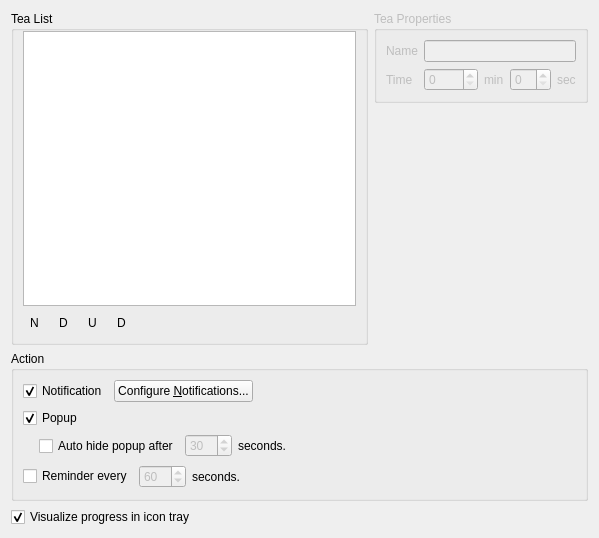
<ui version="4.0" >
 <class>SettingsWidget</class>
 <widget class="QWidget" name="SettingsWidget" >
  <property name="geometry" >
   <rect>
    <x>0</x>
    <y>0</y>
    <width>599</width>
    <height>538</height>
   </rect>
  </property>
  <property name="windowTitle" >
   <string>Form</string>
  </property>
  <layout class="QGridLayout" >
   <item rowspan="2" row="0" column="0" >
    <widget class="KButtonGroup" name="kbuttongroup1" >
     <property name="title" >
      <string>Tea List</string>
     </property>
     <layout class="QVBoxLayout" >
      <property name="topMargin" >
       <number>0</number>
      </property>
      <item>
       <widget class="QTreeView" name="tealistTreeView" >
        <property name="rootIsDecorated" >
         <bool>false</bool>
        </property>
        <property name="itemsExpandable" >
         <bool>false</bool>
        </property>
       </widget>
      </item>
      <item>
       <layout class="QHBoxLayout" >
        <item>
         <widget class="QToolButton" name="newButton" >
          <property name="text" >
           <string>N</string>
          </property>
          <property name="icon" >
           <iconset/>
          </property>
          <property name="autoRaise" >
           <bool>true</bool>
          </property>
         </widget>
        </item>
        <item>
         <widget class="QToolButton" name="removeButton" >
          <property name="enabled" >
           <bool>true</bool>
          </property>
          <property name="text" >
           <string>D</string>
          </property>
          <property name="autoRaise" >
           <bool>true</bool>
          </property>
         </widget>
        </item>
        <item>
         <widget class="QToolButton" name="upButton" >
          <property name="enabled" >
           <bool>true</bool>
          </property>
          <property name="text" >
           <string>U</string>
          </property>
          <property name="autoRaise" >
           <bool>true</bool>
          </property>
         </widget>
        </item>
        <item>
         <widget class="QToolButton" name="downButton" >
          <property name="enabled" >
           <bool>true</bool>
          </property>
          <property name="autoFillBackground" >
           <bool>false</bool>
          </property>
          <property name="text" >
           <string>D</string>
          </property>
          <property name="icon" >
           <iconset/>
          </property>
          <property name="autoRaise" >
           <bool>true</bool>
          </property>
         </widget>
        </item>
        <item>
         <spacer>
          <property name="orientation" >
           <enum>Qt::Horizontal</enum>
          </property>
          <property name="sizeHint" >
           <size>
            <width>1</width>
            <height>20</height>
           </size>
          </property>
         </spacer>
        </item>
       </layout>
      </item>
     </layout>
    </widget>
   </item>
   <item row="0" column="1" >
    <widget class="QGroupBox" name="teaPropertiesGroup" >
     <property name="enabled" >
      <bool>false</bool>
     </property>
     <property name="title" >
      <string>Tea Properties</string>
     </property>
     <layout class="QGridLayout" >
      <item row="0" column="0" >
       <widget class="QLabel" name="label" >
        <property name="text" >
         <string>Name</string>
        </property>
       </widget>
      </item>
      <item row="0" column="1" colspan="4" >
       <widget class="QLineEdit" name="teaNameEdit" >
        <property name="enabled" >
         <bool>false</bool>
        </property>
       </widget>
      </item>
      <item row="1" column="0" >
       <widget class="QLabel" name="label_7" >
        <property name="text" >
         <string>Time</string>
        </property>
       </widget>
      </item>
      <item row="1" column="1" >
       <widget class="QSpinBox" name="minutesSpin" >
        <property name="enabled" >
         <bool>false</bool>
        </property>
        <property name="maximum" >
         <number>1440</number>
        </property>
       </widget>
      </item>
      <item row="1" column="2" >
       <widget class="QLabel" name="label_3" >
        <property name="text" >
         <string>min</string>
        </property>
       </widget>
      </item>
      <item row="1" column="3" >
       <widget class="QSpinBox" name="secondsSpin" >
        <property name="enabled" >
         <bool>false</bool>
        </property>
        <property name="maximum" >
         <number>59</number>
        </property>
       </widget>
      </item>
      <item row="1" column="4" >
       <widget class="QLabel" name="label_4" >
        <property name="text" >
         <string>sec</string>
        </property>
       </widget>
      </item>
     </layout>
    </widget>
   </item>
   <item row="1" column="1" >
    <spacer>
     <property name="orientation" >
      <enum>Qt::Vertical</enum>
     </property>
     <property name="sizeHint" >
      <size>
       <width>21</width>
       <height>81</height>
      </size>
     </property>
    </spacer>
   </item>
   <item row="2" column="0" colspan="2" >
    <widget class="KButtonGroup" name="kbuttongroup2" >
     <property name="title" >
      <string>Action</string>
     </property>
     <layout class="QVBoxLayout" >
      <item>
       <layout class="QHBoxLayout" >
        <item>
         <widget class="QCheckBox" name="notificationCheckBox" >
          <property name="text" >
           <string>Notification</string>
          </property>
          <property name="checked" >
           <bool>true</bool>
          </property>
         </widget>
        </item>
        <item>
         <widget class="KPushButton" name="notificationButton" >
          <property name="enabled" >
           <bool>true</bool>
          </property>
          <property name="text" >
           <string>Configure &amp;Notifications...</string>
          </property>
          <property name="default" >
           <bool>false</bool>
          </property>
          <property name="flat" >
           <bool>false</bool>
          </property>
         </widget>
        </item>
        <item>
         <spacer>
          <property name="orientation" >
           <enum>Qt::Horizontal</enum>
          </property>
          <property name="sizeHint" >
           <size>
            <width>1</width>
            <height>20</height>
           </size>
          </property>
         </spacer>
        </item>
       </layout>
      </item>
      <item>
       <widget class="QCheckBox" name="popupCheckBox" >
        <property name="text" >
         <string>Popup</string>
        </property>
        <property name="checked" >
         <bool>true</bool>
        </property>
       </widget>
      </item>
      <item>
       <layout class="QHBoxLayout" >
        <item>
         <spacer>
          <property name="orientation" >
           <enum>Qt::Horizontal</enum>
          </property>
          <property name="sizeType" >
           <enum>QSizePolicy::Fixed</enum>
          </property>
          <property name="sizeHint" >
           <size>
            <width>16</width>
            <height>20</height>
           </size>
          </property>
         </spacer>
        </item>
        <item>
         <widget class="QCheckBox" name="autohideCheckBox" >
          <property name="enabled" >
           <bool>true</bool>
          </property>
          <property name="text" >
           <string>Auto hide popup after</string>
          </property>
          <property name="checked" >
           <bool>false</bool>
          </property>
         </widget>
        </item>
        <item>
         <widget class="QSpinBox" name="autohideSpinBox" >
          <property name="enabled" >
           <bool>false</bool>
          </property>
          <property name="minimum" >
           <number>1</number>
          </property>
          <property name="maximum" >
           <number>300</number>
          </property>
          <property name="value" >
           <number>30</number>
          </property>
         </widget>
        </item>
        <item>
         <widget class="QLabel" name="label_6" >
          <property name="text" >
           <string>seconds.</string>
          </property>
         </widget>
        </item>
        <item>
         <spacer>
          <property name="orientation" >
           <enum>Qt::Horizontal</enum>
          </property>
          <property name="sizeHint" >
           <size>
            <width>151</width>
            <height>24</height>
           </size>
          </property>
         </spacer>
        </item>
       </layout>
      </item>
      <item>
       <layout class="QHBoxLayout" >
        <item>
         <widget class="QCheckBox" name="reminderCheckBox" >
          <property name="text" >
           <string>Reminder every</string>
          </property>
         </widget>
        </item>
        <item>
         <widget class="QSpinBox" name="reminderSpinBox" >
          <property name="enabled" >
           <bool>false</bool>
          </property>
          <property name="minimum" >
           <number>1</number>
          </property>
          <property name="maximum" >
           <number>300</number>
          </property>
          <property name="value" >
           <number>60</number>
          </property>
         </widget>
        </item>
        <item>
         <widget class="QLabel" name="label_9" >
          <property name="text" >
           <string>seconds.</string>
          </property>
         </widget>
        </item>
        <item>
         <spacer>
          <property name="orientation" >
           <enum>Qt::Horizontal</enum>
          </property>
          <property name="sizeHint" >
           <size>
            <width>181</width>
            <height>25</height>
           </size>
          </property>
         </spacer>
        </item>
       </layout>
      </item>
      <item>
       <layout class="QHBoxLayout" />
      </item>
     </layout>
    </widget>
   </item>
   <item row="3" column="0" colspan="2" >
    <widget class="QCheckBox" name="visualizeCheckBox" >
     <property name="text" >
      <string>Visualize progress in icon tray</string>
     </property>
     <property name="checked" >
      <bool>true</bool>
     </property>
    </widget>
   </item>
  </layout>
 </widget>
 <customwidgets>
  <customwidget>
   <class>KButtonGroup</class>
   <extends>QGroupBox</extends>
   <header>kbuttongroup.h</header>
   <container>1</container>
  </customwidget>
  <customwidget>
   <class>KPushButton</class>
   <extends>QPushButton</extends>
   <header>kpushbutton.h</header>
  </customwidget>
 </customwidgets>
 <resources/>
 <connections>
  <connection>
   <sender>notificationCheckBox</sender>
   <signal>toggled(bool)</signal>
   <receiver>notificationButton</receiver>
   <slot>setEnabled(bool)</slot>
   <hints>
    <hint type="sourcelabel" >
     <x>88</x>
     <y>303</y>
    </hint>
    <hint type="destinationlabel" >
     <x>314</x>
     <y>300</y>
    </hint>
   </hints>
  </connection>
  <connection>
   <sender>autohideCheckBox</sender>
   <signal>toggled(bool)</signal>
   <receiver>autohideSpinBox</receiver>
   <slot>setEnabled(bool)</slot>
   <hints>
    <hint type="sourcelabel" >
     <x>222</x>
     <y>368</y>
    </hint>
    <hint type="destinationlabel" >
     <x>283</x>
     <y>367</y>
    </hint>
   </hints>
  </connection>
  <connection>
   <sender>reminderCheckBox</sender>
   <signal>toggled(bool)</signal>
   <receiver>reminderSpinBox</receiver>
   <slot>setEnabled(bool)</slot>
   <hints>
    <hint type="sourcelabel" >
     <x>108</x>
     <y>401</y>
    </hint>
    <hint type="destinationlabel" >
     <x>217</x>
     <y>400</y>
    </hint>
   </hints>
  </connection>
 </connections>
</ui>
